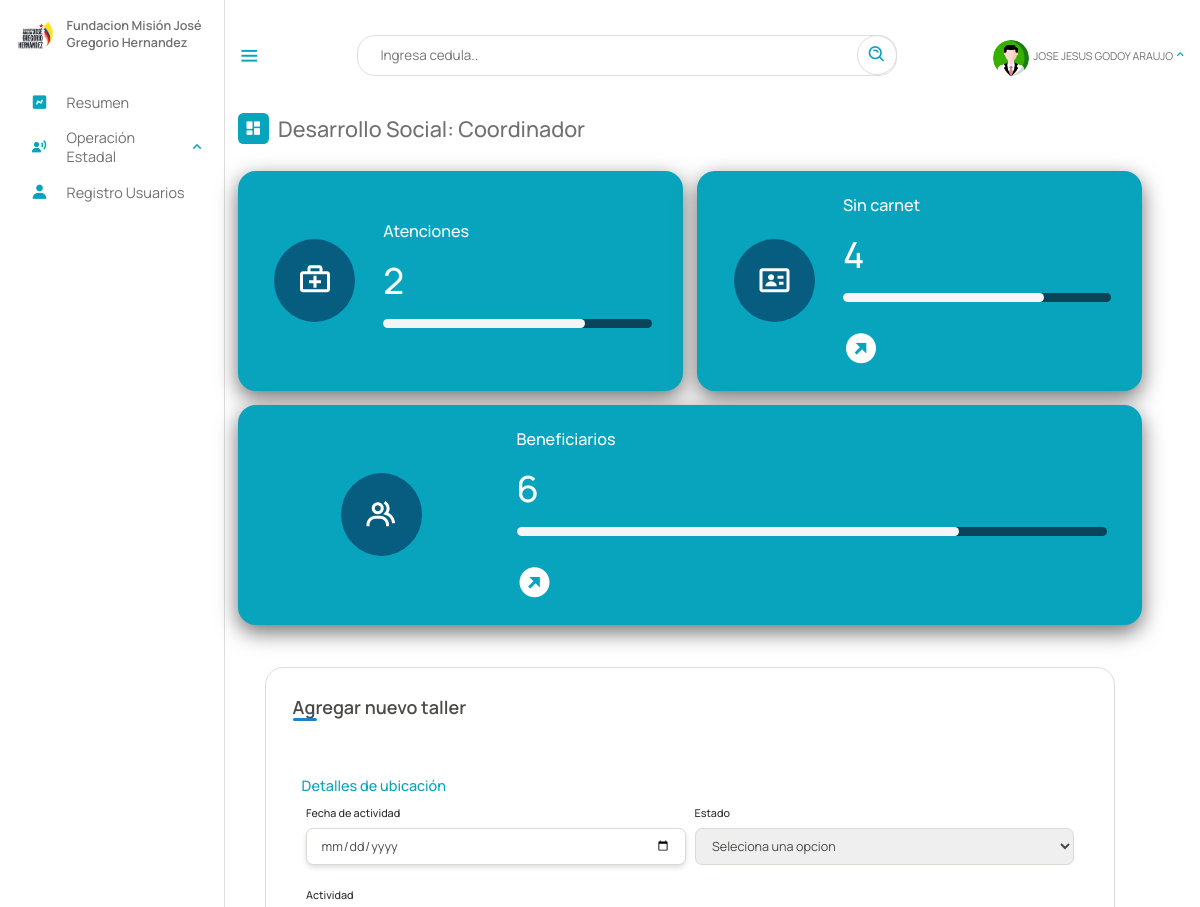
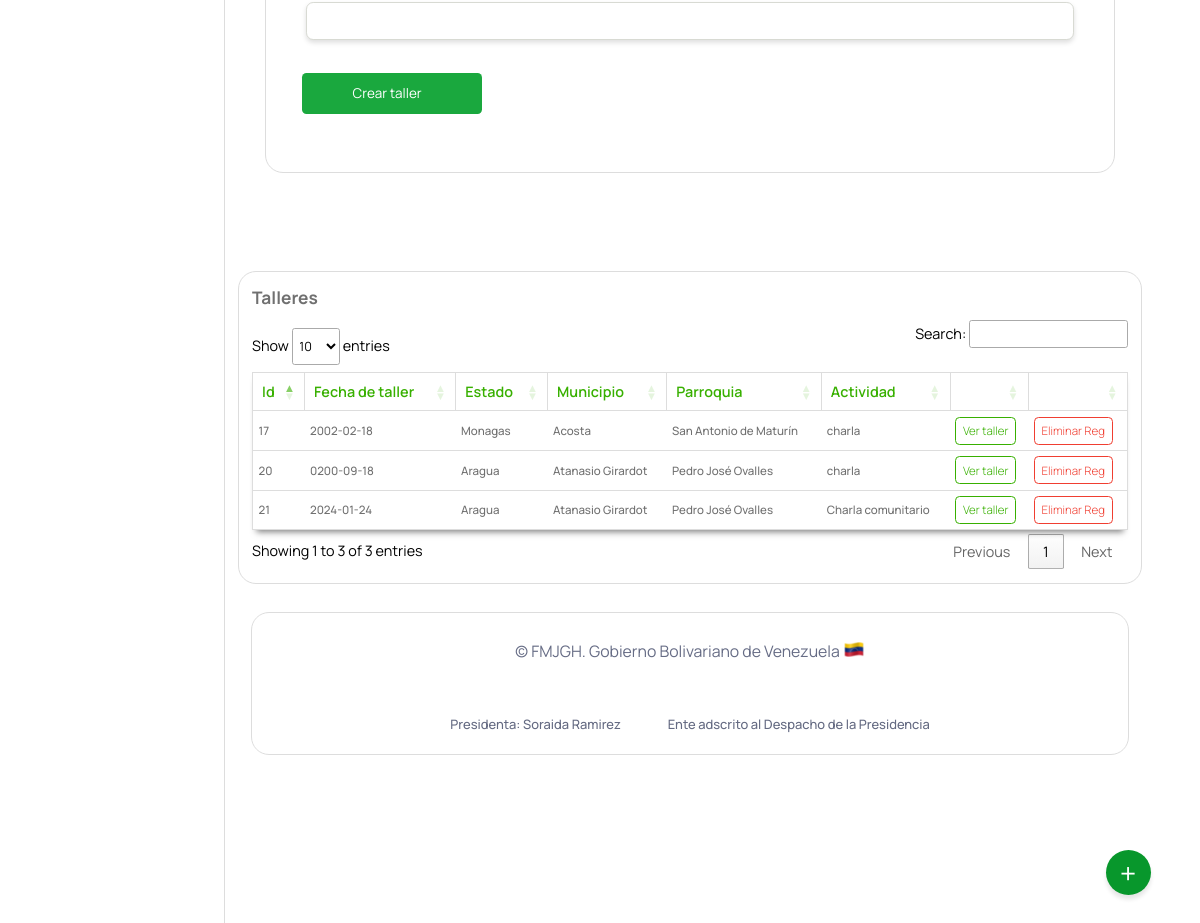
Page /Escritorio/08-desarrolloSocial-talleres.php (signed in) on the committed database (2 pictures, top to bottom).
### tables this page shows
CREATE TABLE `taller` (
  `id` int(11) NOT NULL AUTO_INCREMENT,
  `fecha_taller` date NOT NULL,
  `estado` varchar(10) NOT NULL,
  `municipio` varchar(20) NOT NULL,
  `parroquia` varchar(10) NOT NULL,
  `actividad` text NOT NULL,
  PRIMARY KEY (`id`),
  KEY `estado` (`estado`,`municipio`),
  KEY `municipio` (`municipio`),
  KEY `parroquia` (`parroquia`),
  CONSTRAINT `taller_ibfk_1` FOREIGN KEY (`estado`) REFERENCES `estados` (`id_estados`) ON DELETE CASCADE,
  CONSTRAINT `taller_ibfk_2` FOREIGN KEY (`municipio`) REFERENCES `municipios` (`id_municipios`) ON DELETE CASCADE,
  CONSTRAINT `taller_ibfk_3` FOREIGN KEY (`parroquia`) REFERENCES `parroquia` (`id`) ON DELETE CASCADE
);

CREATE TABLE `estados` (
  `id_estados` varchar(10) NOT NULL,
  `nombre_estado` text NOT NULL,
  `codigo` varchar(255) NOT NULL,
  PRIMARY KEY (`id_estados`)
);

CREATE TABLE `municipios` (
  `id_municipios` varchar(20) NOT NULL,
  `estado` varchar(10) NOT NULL,
  `nombre` text NOT NULL,
  PRIMARY KEY (`id_municipios`),
  KEY `estado` (`estado`)
);

CREATE TABLE `parroquia` (
  `id` varchar(10) NOT NULL,
  `municipio` varchar(20) NOT NULL,
  `nombre_parroquia` text NOT NULL,
  PRIMARY KEY (`id`),
  KEY `municipio` (`municipio`)
);

### php/01-atenciones.php (called while the page is built, shortened)
<?php
include_once("ManejadorBD.php");
class Atenciones extends ManejadorBD
{
	private $cnn;
	public function __construct($tipoConexion)
	{
		$this->cnn = parent::conectar($tipoConexion);
	}
	public function contarTodasAtencionesa()
	{
		try {
			$stmt = $this->cnn->prepare("SELECT * FROM `atenciones` WHERE fecha_aten IS NOT NULL");
			$stmt->setFetchMode(PDO::FETCH_ASSOC);
			$stmt->execute();
			return $stmt->fetchAll();
		} catch (PDOException $error) {
			echo "Error: ejecutando consulta SQL." . $error->getMessage();
			exit();
		}
	}
}

### php/ManejadorBD.php (called while the page is built, shortened)
<?php
	class ManejadorBD extends PDO {
		public $srv	= SRV;
		public $usr	= USR;
		public $pas	= PAS;
		public $dbn	= BDN;
		public function conectar($tipoConexion){
			try{
				switch ($tipoConexion) {
				    case 1:
				        $dsn = "mysql:host=$this->srv;dbname=$this->dbn";
				        break;
				}
				$dbh = new PDO($dsn, $this->usr, $this->pas);
    			$dbh->setAttribute(PDO::ATTR_ERRMODE, PDO::ERRMODE_EXCEPTION);
			}catch(PDOException $error){
                echo "Error al Conectar con la Base de Datos: ".$error->getMessage();
                exit();
			}
            $this->conexionBD = $dbh;
			return $this->conexionBD;
		}
	}
?>

### php/01-discapacitados.php (called while the page is built, shortened)
<?php
include_once("ManejadorBD.php");
class Discapacitados extends ManejadorBD
{
	private $cnn;
	public function __construct($tipoConexion)
	{
		$this->cnn = parent::conectar($tipoConexion);
	}
	public function consultageneralsincarnet()
	{
		try {
			$stmt = $this->cnn->prepare("SELECT cedula, nombre, apellido, estados.nombre_estado, discapacid_e.nombre_e , telefono, edad, email, certificado FROM `beneficiario` , estados, discapacid_e WHERE certificado = ''and beneficiario.estado = estados.id_estados and beneficiario.discapacidad = discapacid_e.id_e; ");
			$stmt->setFetchMode(PDO::FETCH_ASSOC);
			$stmt->execute();
			return $stmt->fetchAll();
		} catch (PDOException $error) {
			echo "Error: ejecutando consulta SQL." . $error->getMessage();
			exit();
		}
	}
	public function consultarTodosDiscapacitados()
	{
		try {
			$stmt = $this->cnn->prepare("SELECT cedula, nombre, apellido, estado, discapacidad FROM `beneficiario` WHERE 1");
			$stmt->setFetchMode(PDO::FETCH_ASSOC);
			$stmt->execute();
			return $stmt->fetchAll();
		} catch (PDOException $error) {
			echo "Error: ejecutando consulta SQL." . $error->getMessage();
			exit();
		}
	}
}

### php/04-taller.php (called while the page is built, shortened)
<?php
include_once("ManejadorBD.php");
class taller extends ManejadorBD{
        private $cnn;
        public function __construct($tipoConexion){
            $this->cnn = parent::conectar($tipoConexion);
        }
		public function consultarTodosTaller(){
			try{
				$stmt = $this->cnn->prepare("SELECT taller.id, taller.fecha_taller, estados.nombre_estado, municipios.nombre, parroquia.nombre_parroquia, taller.actividad FROM `taller`, estados, municipios, parroquia WHERE taller.estado = estados.id_estados
				and taller.municipio = municipios.id_municipios and taller.parroquia = parroquia.id");
				$stmt->setFetchMode(PDO::FETCH_ASSOC);
				$stmt->execute();
				return $stmt->fetchAll();
	        }catch(PDOException $error) {
				echo "Error: ejecutando consulta SQL.".$error->getMessage();
				exit();
	        }
		}
}
?>

### Escritorio/08-desarrolloSocial-talleres.php (the view, shortened to what this page needs)
<?php
include_once("partearriba.php");
?>
<link rel="stylesheet" type="text/css" href="https://cdn.datatables.net/1.11.3/css/jquery.dataTables.min.css">
<div class="dash-contenido">
    <div class="overview">
        <div class="titulo">
            <i class='bx bxs-dashboard'> </i>
            <span class="link-name">Desarrollo Social: <?php echo $rol ?></span>
        </div>
    </div>
    <div class="boxes">
        <?php
        include_once("../php/01-discapacitados.php");
        $dis = new Discapacitados(1);
        $consulta = $dis->consultarTodosDiscapacitados();
        $sincarnet = $dis->consultageneralsincarnet();
        include_once("../php/01-atenciones.php");
        $aten = new Atenciones(1);
        $atenciones =  $aten->contarTodasAtencionesa();
        ?>
        <div class="box box1">
            <div class="contenedor-box">
                <div class="boxes1">
                    <div class="cont-box">
                        <i class='bx bx-first-aid'></i>
                    </div>
                </div>
                <div class="boxes2">
                    <span class="link-name">Atenciones</span></a>
                    <span class="number"><?php echo count($atenciones) ?></span>
                    <div class="progress">
                        <div class="progress-bar" style="width:75%;">
                        </div>
                    </div>
                </div>
            </div>
        </div>
        <div class="box box1">
            <div class="contenedor-box">
                <div class="boxes1">
                    <div class="cont-box">
                        <i class='bx bx-id-card'></i>
                    </div>
                </div>
                <div class="boxes2">
                    <span class="link-name"><a href="sincarnet.php">Sin carnet </a></span>
                    <span class="number"><?php echo count($sincarnet) ?></span>
                    <div class="progress">
                        <div class="progress-bar" style="width:75%;">
                        </div>
                    </div>
                    <span> <a href="sincarnet.php" class="ir"><i class='bx bxs-right-top-arrow-circle'></i></a></span>
                </div>
            </div>
        </div>
        <div class="box box1">
            <div class="contenedor-box">
                <div class="boxes1">
                    <div class="cont-box">
                        <i class='bx bx-group'></i>
                    </div>
                </div>
                <div class="boxes2">
                    <span class="link-name"><a href="Beneficiarios.php">Beneficiarios </a></span>
                    <span class="number"><?php echo count($consulta); ?></span>
                    <div class="progress">
                        <div class="progress-bar" style="width:75%;">
                        </div>
                    </div>
                    <span> <a href="Beneficiarios.php" class="ir"><i class='bx bxs-right-top-arrow-circle'></i></a></span>
                </div>
            </div>
        </div>
    </div>
    <div class="cont-registro">
        <div class="container">
            <header>
                Agregar nuevo taller
            </header>
            <form action="../php/procesamientotaller.php" method="post" >
                <div class="form first">
                    <div class="details personal">
                        <span class="title">Detalles de ubicación</span>
                        <div class="fields">
                            <div class="input-field dos">
                                <label>Fecha de actividad</label>
                                <input type="date" id="fecha_taller" name="fecha_taller">
                            </div>
                            <div class="input-field">
                                <label>Estado</label>
                                <select name="estado" id="estado" require>
                                <option value="0">Seleciona una opcion</option>
                                </select>
                            </div>
                            <div class="input-field dos">
                                <label>Actividad</label>
                                <input type="text" id="actividad" name="actividad">
                            </div>
                        </div>
                    </div>
                </div>
                <button class="nextBtn" name="registro">
                    <span class="btnText">Crear taller</span>
                </button>
        </div>
    </div>
    <div class="reportes-totales">
    </div>
    <div class="tabla-atencion">
        <h2>Talleres</h2>
        <table id="atencion">
            <thead>
                <tr>
                    <th>Id</th>
                    <th>Fecha de taller</th>
                    <th>Estado</th>
                    <th>Municipio</th>
                    <th>Parroquia</th>
                    <th>Actividad</th>
                    <th></th>
                    <th></th>
                </tr>
            </thead>
            <tbody>
                <?php
                include_once("../php/04-taller.php");
                $aten = new taller(1);
                $consulta = $aten->consultarTodosTaller();
                if ($consulta) {
                    foreach ($consulta as $registros) {
                ?>
                        <tr>
                            <td><?php echo $registros["id"] ?></td>
                            <td><?php echo $registros["fecha_taller"] ?></td>
                            <td><?php echo $registros["nombre_estado"] ?></td>
                            <td><?php echo $registros["nombre"] ?></td>
                            <td><?php echo $registros["nombre_parroquia"] ?></td>
                            <td><?php echo $registros["actividad"] ?></td>
                            <td><a href="08-desarrolloSocial-verTaller.php?id=<?php echo $registros["id"] ?>">Ver taller</a></td>
                            <td><a href="eliminar/eliminar_taller.php?id=<?php echo $registros["id"] ?>" class="eliminar">Eliminar Reg</a></td>
                        </tr>
                <?php
                    }
                }
                ?>
            </tbody>
        </table>
    </div>
    <?php
    include_once("parteabajo.php");
    ?>

### Escritorio/estilo.css (style rules this page uses)
* { font-family: 'Manrope', sans-serif; margin: 0; padding: 0; box-sizing: border-box; scroll-behavior: smooth; }
:root { --body-color: ; --tran-03:all 0.2 ease ; --tran-03:all 0.3s ease ; --tran-03:all 0.4s ease ; --tran-03:all 0.5s ease ; }
body { height: 100vh; background-color: #fff; }
.menu-dash .dash-contenido { padding-top: 45px; }
.menu-dash .titulo { display: flex; align-items: center; margin: 70px 0 30px 0; }
.menu-dash .titulo i { position: relative; height: 35px; width: 35px; background-color: #08A4BD; border-radius: 6px; color: #fff; display: flex; align-items: center; justify-content: center; font-size: 20px; }
.menu-dash .titulo .link-name { font-size: 24PX; font-weight: 500; color: #707070; margin-left: 10px; }
.menu-dash .boxes { display: flex; align-items: normal; justify-content: space-evenly; gap: 1rem; width: 100%; flex-wrap: wrap; }
.menu-dash .boxes .box { width: 400px; flex-grow: 100; }
.contenedor-box { display: flex; width: 100%; height: 100%; box-sizing: border-box; }
.contenedor-box .boxes1, .boxes2 { display: flex; width: 29%; justify-content: center; align-items: center; height: 100%; }
.contenedor-box .boxes1 .cont-box { background-color: #065d80; border-radius: 100%; padding: 25px; }
.contenedor-box .boxes2 { display: flex; flex-direction: column; width: 70%; justify-content: center; align-items: start; height: 100%; gap: 1em; padding: 10px; }
.progress { height:10px; width: 100%; border: 1px solid none; border-radius: 5px; background-color: #0b445a; margin-bottom: 15px; }
.progress-bar { height: 100%; background: whitesmoke; display: flex; align-items: center; transition: width 0.25s; border-radius: 5px; max-width: 100%; }
.menu-dash .boxes .box { padding: 15px 20px; border-radius: 20px; background-color: #08A4BD; width: (100% / 3 - 15px); display: flex; flex-direction: column; align-items: center; box-shadow: 0 .5rem 1.5rem #707070; transition: 0.3s; }
.menu-dash .boxes .box a { text-decoration: none; color: #fff; }
.boxes .box .link-name { white-space: nowrap; font-size: 18px; font-weight: 500; color: #fff; }
.boxes .box .number { white-space: nowrap; font-size: 40px; font-weight: 500; color: #fff; }
.boxes .box i { font-size: 40px; color: #fff; }
.boxes .box.box1 { background-color: #08A4BD; }
.cont-registro { background-color: white; max-width: 100%; margin-top: 2rem ; border-radius: 20px; padding: 15px; }
.container { background-color: #fff; border: 1px solid #ddd; max-width: 100%; border-radius: 20px; padding: 30px; margin: 0 15px; }
.container header { position: relative; font-size: 20px; font-weight: 600; color: #4a4a48; }
.container header::before { content: ""; position: absolute; bottom: -2px; left: 0; height: 3px; width: 27px; border-radius: 8px; background-color: #2081c3; }
.container form { position: relative; margin-top: 16px; padding: 10px; background-color: #fff; }
.first { height: auto; }
.container form .details { margin-top: 30px; display: flex; flex-direction: column; }
.container form .title { display: block; margin-bottom: 8px; font-size: 16px; font-weight: 500; margin: 6px 0; color: #08A4BD; }
.container form .fields { display: flex; align-items: center; justify-content: space-between; flex-wrap: wrap; }
form .fields .input-field { display: flex; width: calc(100%/3 - 20px); flex-direction: column; margin: 4px 5px; flex-grow: 400; flex-basis: 400px; }
.input-field label { font-size: 12px; font-weight: 500; color: #2e2e2e; }
.input-field input, select { outline: none; font-size: 14px; font-weight: 400; color: #4A4A48; border: 1px solid #D8DAD3; border-radius: 8px ; height: 42px; margin: 8px 0; padding: 0 15px; }
.input-field input[type="date"]:valid { color: #4A4A48; }
.container form button { display: flex; color: #fff; align-items: center; justify-content: center; height: 45px; font-weight: 400; max-width: 200px; width: 100%; border: none; border-radius: 5px; outline: none; background-color:#1AA83E; margin: 25px 0; transition: all 0.3 linear; cursor: pointer; gap: 10px; }
.container form .btnText { font-size: 15px; }
table { width: 100%; }

### Escritorio/02-buttons/01-buttons.css (style rules this page uses)
body { margin: 0; padding: 0; }

### rows in the picture
taller: id "17", fecha_taller "2002-02-18", estado.nombre_estado "Monagas", municipio.nombre "Acosta", parroquia.nombre_parroquia "San Antonio de Maturín", actividad "charla"
taller: id "20", fecha_taller "0200-09-18", estado.nombre_estado "Aragua", municipio.nombre "Atanasio Girardot", parroquia.nombre_parroquia "Pedro José Ovalles", actividad "charla"
taller: id "21", fecha_taller "2024-01-24", estado.nombre_estado "Aragua", municipio.nombre "Atanasio Girardot", parroquia.nombre_parroquia "Pedro José Ovalles", actividad "Charla comunitario"

### other values in the picture
$NombreUsuarioActivo "JOSE JESUS GODOY ARAUJO"
$rol "Coordinador"
count($atenciones) "2"
count($sincarnet) "4"
count($consulta) "6"
